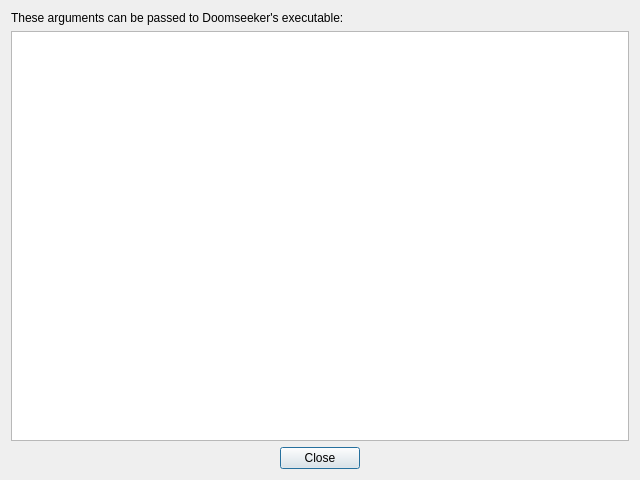
<?xml version="1.0" encoding="UTF-8"?>
<ui version="4.0">
 <class>ProgramArgsHelpDialog</class>
 <widget class="QDialog" name="ProgramArgsHelpDialog">
  <property name="geometry">
   <rect>
    <x>0</x>
    <y>0</y>
    <width>640</width>
    <height>480</height>
   </rect>
  </property>
  <property name="windowTitle">
   <string>Doomseeker - Program arguments</string>
  </property>
  <layout class="QVBoxLayout" name="verticalLayout">
   <item>
    <widget class="QLabel" name="label">
     <property name="text">
      <string>These arguments can be passed to Doomseeker's executable:</string>
     </property>
    </widget>
   </item>
   <item>
    <widget class="QPlainTextEdit" name="textArea">
     <property name="readOnly">
      <bool>true</bool>
     </property>
    </widget>
   </item>
   <item>
    <widget class="QDialogButtonBox" name="buttonBox">
     <property name="orientation">
      <enum>Qt::Horizontal</enum>
     </property>
     <property name="standardButtons">
      <set>QDialogButtonBox::Close</set>
     </property>
     <property name="centerButtons">
      <bool>true</bool>
     </property>
    </widget>
   </item>
  </layout>
 </widget>
 <resources/>
 <connections>
  <connection>
   <sender>buttonBox</sender>
   <signal>accepted()</signal>
   <receiver>ProgramArgsHelpDialog</receiver>
   <slot>accept()</slot>
   <hints>
    <hint type="sourcelabel">
     <x>248</x>
     <y>254</y>
    </hint>
    <hint type="destinationlabel">
     <x>157</x>
     <y>274</y>
    </hint>
   </hints>
  </connection>
  <connection>
   <sender>buttonBox</sender>
   <signal>rejected()</signal>
   <receiver>ProgramArgsHelpDialog</receiver>
   <slot>reject()</slot>
   <hints>
    <hint type="sourcelabel">
     <x>316</x>
     <y>260</y>
    </hint>
    <hint type="destinationlabel">
     <x>286</x>
     <y>274</y>
    </hint>
   </hints>
  </connection>
 </connections>
</ui>
